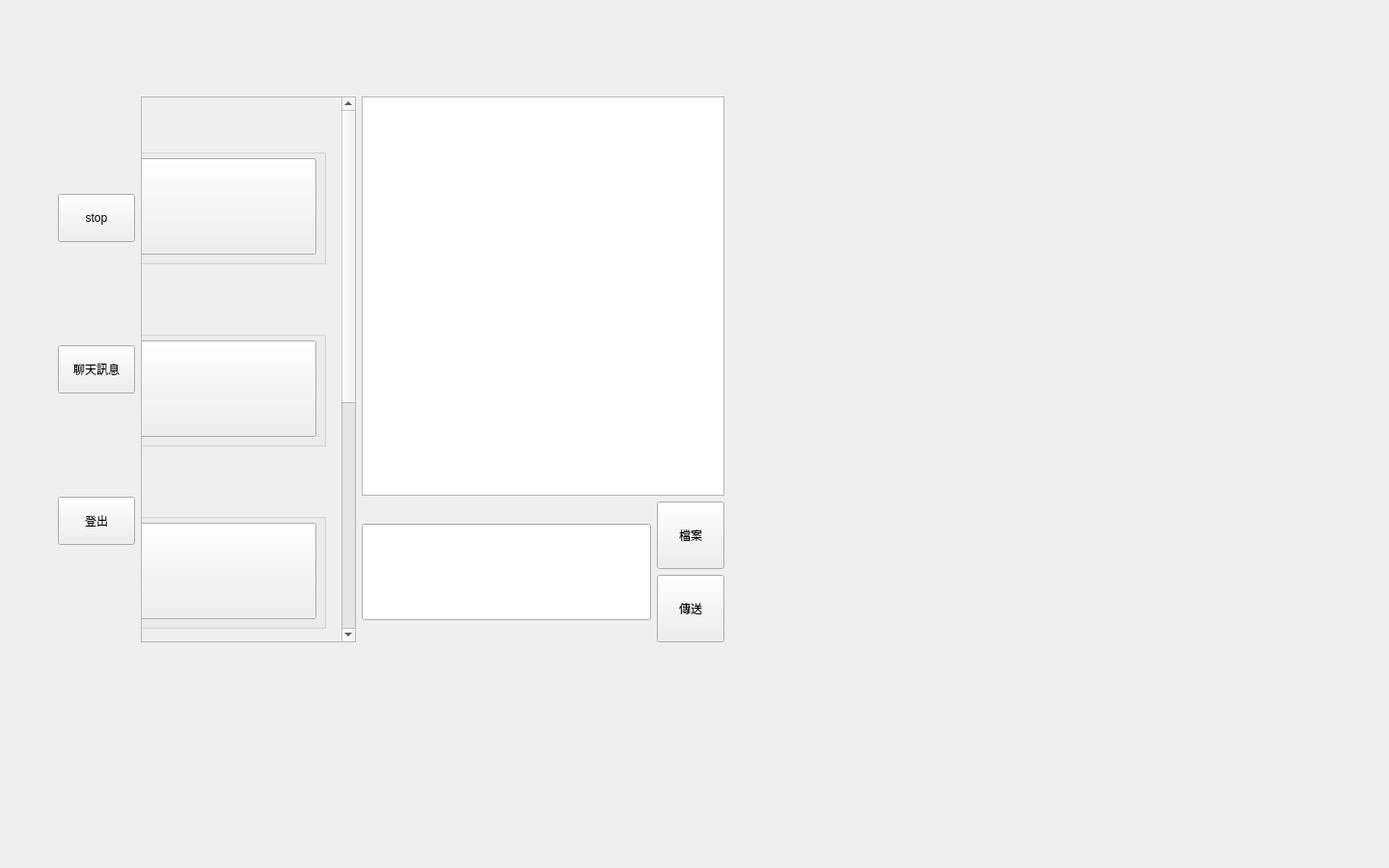
<?xml version="1.0" encoding="UTF-8"?>
<ui version="4.0">
 <class>MainWindow</class>
 <widget class="QWidget" name="MainWindow">
  <property name="windowModality">
   <enum>Qt::NonModal</enum>
  </property>
  <property name="geometry">
   <rect>
    <x>0</x>
    <y>0</y>
    <width>1440</width>
    <height>900</height>
   </rect>
  </property>
  <property name="windowTitle">
   <string>Form</string>
  </property>
  <widget class="QWidget" name="horizontalLayoutWidget">
   <property name="geometry">
    <rect>
     <x>60</x>
     <y>100</y>
     <width>691</width>
     <height>566</height>
    </rect>
   </property>
   <layout class="QHBoxLayout" name="horizontalLayout_2">
    <item>
     <layout class="QVBoxLayout" name="verticalLayout_2">
      <item>
       <widget class="QPushButton" name="stopbtn">
        <property name="sizePolicy">
         <sizepolicy hsizetype="Minimum" vsizetype="Maximum">
          <horstretch>0</horstretch>
          <verstretch>1</verstretch>
         </sizepolicy>
        </property>
        <property name="minimumSize">
         <size>
          <width>0</width>
          <height>30</height>
         </size>
        </property>
        <property name="maximumSize">
         <size>
          <width>16777215</width>
          <height>50</height>
         </size>
        </property>
        <property name="text">
         <string>stop</string>
        </property>
       </widget>
      </item>
      <item>
       <widget class="QPushButton" name="changebtn">
        <property name="sizePolicy">
         <sizepolicy hsizetype="Minimum" vsizetype="Fixed">
          <horstretch>0</horstretch>
          <verstretch>0</verstretch>
         </sizepolicy>
        </property>
        <property name="maximumSize">
         <size>
          <width>16777215</width>
          <height>50</height>
         </size>
        </property>
        <property name="text">
         <string>聊天訊息</string>
        </property>
       </widget>
      </item>
      <item>
       <widget class="QPushButton" name="logoutbtn">
        <property name="sizePolicy">
         <sizepolicy hsizetype="Minimum" vsizetype="Fixed">
          <horstretch>0</horstretch>
          <verstretch>0</verstretch>
         </sizepolicy>
        </property>
        <property name="maximumSize">
         <size>
          <width>16777215</width>
          <height>50</height>
         </size>
        </property>
        <property name="text">
         <string>登出</string>
        </property>
       </widget>
      </item>
     </layout>
    </item>
    <item>
     <widget class="QScrollArea" name="scrollArea">
      <property name="verticalScrollBarPolicy">
       <enum>Qt::ScrollBarAlwaysOn</enum>
      </property>
      <property name="widgetResizable">
       <bool>true</bool>
      </property>
      <widget class="QWidget" name="scrollAreaWidgetContents">
       <property name="geometry">
        <rect>
         <x>0</x>
         <y>0</y>
         <width>189</width>
         <height>1000</height>
        </rect>
       </property>
       <property name="minimumSize">
        <size>
         <width>0</width>
         <height>1000</height>
        </size>
       </property>
       <widget class="QWidget" name="verticalLayoutWidget">
        <property name="geometry">
         <rect>
          <x>-10</x>
          <y>-10</y>
          <width>201</width>
          <height>814</height>
         </rect>
        </property>
        <layout class="QVBoxLayout" name="verticalLayout">
         <item>
          <widget class="QGroupBox" name="GroupBox_4">
           <property name="enabled">
            <bool>true</bool>
           </property>
           <property name="sizePolicy">
            <sizepolicy hsizetype="Minimum" vsizetype="Fixed">
             <horstretch>0</horstretch>
             <verstretch>0</verstretch>
            </sizepolicy>
           </property>
           <property name="minimumSize">
            <size>
             <width>0</width>
             <height>120</height>
            </size>
           </property>
           <property name="maximumSize">
            <size>
             <width>16777215</width>
             <height>120</height>
            </size>
           </property>
           <property name="title">
            <string/>
           </property>
           <widget class="QPushButton" name="person_4">
            <property name="geometry">
             <rect>
              <x>-10</x>
              <y>10</y>
              <width>201</width>
              <height>100</height>
             </rect>
            </property>
            <property name="minimumSize">
             <size>
              <width>0</width>
              <height>100</height>
             </size>
            </property>
            <property name="font">
             <font>
              <pointsize>17</pointsize>
             </font>
            </property>
            <property name="text">
             <string/>
            </property>
           </widget>
           <widget class="QLabel" name="msgcnt_4">
            <property name="geometry">
             <rect>
              <x>120</x>
              <y>50</y>
              <width>60</width>
              <height>16</height>
             </rect>
            </property>
            <property name="text">
             <string/>
            </property>
            <property name="alignment">
             <set>Qt::AlignCenter</set>
            </property>
           </widget>
          </widget>
         </item>
         <item>
          <widget class="QGroupBox" name="GroupBox_2">
           <property name="enabled">
            <bool>true</bool>
           </property>
           <property name="sizePolicy">
            <sizepolicy hsizetype="Minimum" vsizetype="Fixed">
             <horstretch>0</horstretch>
             <verstretch>0</verstretch>
            </sizepolicy>
           </property>
           <property name="minimumSize">
            <size>
             <width>0</width>
             <height>120</height>
            </size>
           </property>
           <property name="maximumSize">
            <size>
             <width>16777215</width>
             <height>120</height>
            </size>
           </property>
           <property name="title">
            <string/>
           </property>
           <widget class="QPushButton" name="person_2">
            <property name="geometry">
             <rect>
              <x>-10</x>
              <y>10</y>
              <width>201</width>
              <height>100</height>
             </rect>
            </property>
            <property name="minimumSize">
             <size>
              <width>0</width>
              <height>100</height>
             </size>
            </property>
            <property name="font">
             <font>
              <pointsize>17</pointsize>
             </font>
            </property>
            <property name="text">
             <string/>
            </property>
           </widget>
           <widget class="QLabel" name="msgcnt_2">
            <property name="geometry">
             <rect>
              <x>120</x>
              <y>50</y>
              <width>60</width>
              <height>16</height>
             </rect>
            </property>
            <property name="text">
             <string/>
            </property>
            <property name="alignment">
             <set>Qt::AlignCenter</set>
            </property>
           </widget>
          </widget>
         </item>
         <item>
          <widget class="QGroupBox" name="GroupBox_3">
           <property name="enabled">
            <bool>true</bool>
           </property>
           <property name="sizePolicy">
            <sizepolicy hsizetype="Minimum" vsizetype="Fixed">
             <horstretch>0</horstretch>
             <verstretch>0</verstretch>
            </sizepolicy>
           </property>
           <property name="minimumSize">
            <size>
             <width>0</width>
             <height>120</height>
            </size>
           </property>
           <property name="maximumSize">
            <size>
             <width>16777215</width>
             <height>120</height>
            </size>
           </property>
           <property name="title">
            <string/>
           </property>
           <widget class="QPushButton" name="person_3">
            <property name="geometry">
             <rect>
              <x>-10</x>
              <y>10</y>
              <width>201</width>
              <height>100</height>
             </rect>
            </property>
            <property name="minimumSize">
             <size>
              <width>0</width>
              <height>100</height>
             </size>
            </property>
            <property name="font">
             <font>
              <pointsize>17</pointsize>
             </font>
            </property>
            <property name="text">
             <string/>
            </property>
           </widget>
           <widget class="QLabel" name="msgcnt_3">
            <property name="geometry">
             <rect>
              <x>120</x>
              <y>50</y>
              <width>60</width>
              <height>16</height>
             </rect>
            </property>
            <property name="text">
             <string/>
            </property>
            <property name="alignment">
             <set>Qt::AlignCenter</set>
            </property>
           </widget>
          </widget>
         </item>
         <item>
          <widget class="QGroupBox" name="GroupBox_1">
           <property name="enabled">
            <bool>true</bool>
           </property>
           <property name="sizePolicy">
            <sizepolicy hsizetype="Minimum" vsizetype="Fixed">
             <horstretch>0</horstretch>
             <verstretch>0</verstretch>
            </sizepolicy>
           </property>
           <property name="minimumSize">
            <size>
             <width>0</width>
             <height>120</height>
            </size>
           </property>
           <property name="maximumSize">
            <size>
             <width>16777215</width>
             <height>120</height>
            </size>
           </property>
           <property name="title">
            <string/>
           </property>
           <widget class="QPushButton" name="person_1">
            <property name="geometry">
             <rect>
              <x>-10</x>
              <y>10</y>
              <width>201</width>
              <height>100</height>
             </rect>
            </property>
            <property name="minimumSize">
             <size>
              <width>0</width>
              <height>100</height>
             </size>
            </property>
            <property name="font">
             <font>
              <pointsize>17</pointsize>
             </font>
            </property>
            <property name="text">
             <string/>
            </property>
           </widget>
           <widget class="QLabel" name="msgcnt_1">
            <property name="geometry">
             <rect>
              <x>120</x>
              <y>50</y>
              <width>60</width>
              <height>16</height>
             </rect>
            </property>
            <property name="text">
             <string/>
            </property>
            <property name="alignment">
             <set>Qt::AlignCenter</set>
            </property>
           </widget>
          </widget>
         </item>
        </layout>
       </widget>
      </widget>
     </widget>
    </item>
    <item>
     <layout class="QVBoxLayout" name="verticalLayout_3">
      <item>
       <widget class="QTextEdit" name="history">
        <property name="minimumSize">
         <size>
          <width>350</width>
          <height>100</height>
         </size>
        </property>
        <property name="maximumSize">
         <size>
          <width>500</width>
          <height>1000</height>
         </size>
        </property>
        <property name="readOnly">
         <bool>true</bool>
        </property>
       </widget>
      </item>
      <item>
       <layout class="QHBoxLayout" name="horizontalLayout">
        <item>
         <widget class="QLineEdit" name="lineEdit">
          <property name="minimumSize">
           <size>
            <width>300</width>
            <height>100</height>
           </size>
          </property>
          <property name="autoFillBackground">
           <bool>false</bool>
          </property>
          <property name="inputMethodHints">
           <set>Qt::ImhMultiLine</set>
          </property>
          <property name="maxLength">
           <number>4096</number>
          </property>
          <property name="alignment">
           <set>Qt::AlignLeading|Qt::AlignLeft|Qt::AlignTop</set>
          </property>
         </widget>
        </item>
        <item>
         <layout class="QVBoxLayout" name="verticalLayout_4">
          <item>
           <widget class="QPushButton" name="fileInput">
            <property name="minimumSize">
             <size>
              <width>70</width>
              <height>70</height>
             </size>
            </property>
            <property name="maximumSize">
             <size>
              <width>70</width>
              <height>70</height>
             </size>
            </property>
            <property name="cursor">
             <cursorShape>PointingHandCursor</cursorShape>
            </property>
            <property name="text">
             <string>檔案</string>
            </property>
           </widget>
          </item>
          <item>
           <widget class="QPushButton" name="textInput">
            <property name="minimumSize">
             <size>
              <width>70</width>
              <height>70</height>
             </size>
            </property>
            <property name="maximumSize">
             <size>
              <width>70</width>
              <height>70</height>
             </size>
            </property>
            <property name="cursor">
             <cursorShape>PointingHandCursor</cursorShape>
            </property>
            <property name="text">
             <string>傳送</string>
            </property>
           </widget>
          </item>
         </layout>
        </item>
       </layout>
      </item>
     </layout>
    </item>
   </layout>
  </widget>
 </widget>
 <resources/>
 <connections/>
</ui>
